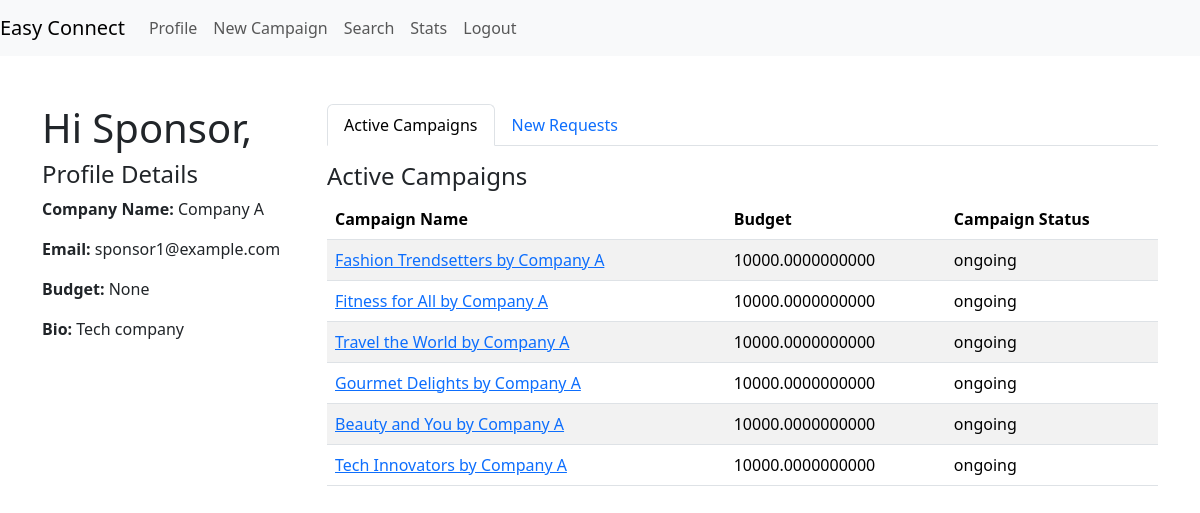
The app's page /sponsor_dashboard (signed in) with its own data.
### models.py (models this page shows)
class Sponsor(db.Model):
    __tablename__ = 'sponsors'
    sponsor_id = db.Column(db.Integer, primary_key=True, autoincrement=True)
    id = db.Column(db.Integer, db.ForeignKey('user.id'), nullable=False)
    company_name = db.Column(db.String(64))
    industry = db.Column(db.String(32))
    budget = db.Column(db.Float(10, 2))
    bio = db.Column(db.String(256))
    user = db.relationship('User', backref=db.backref('sponsors', lazy=True))

class User(db.Model):
    __tablename__ = 'user'
    id = db.Column(db.Integer, primary_key=True, autoincrement=True)
    role_id = db.Column(db.Integer, db.ForeignKey('user_role.role_id'), nullable=False)
    username = db.Column(db.String(32), nullable=False, unique=True)
    email_id = db.Column(db.String(64), unique=True, nullable=False)
    password = db.Column(db.String(64), nullable=False)
    is_flagged = db.Column(db.Boolean ,default=False)
    role = db.relationship('UserRole', backref=db.backref('users', lazy=True))

class Campaign(db.Model):
    __tablename__ = 'campaign'
    campaign_id = db.Column(db.Integer, primary_key=True, autoincrement=True)
    sponsor_id = db.Column(db.Integer, db.ForeignKey('sponsors.sponsor_id'), nullable=False)
    name = db.Column(db.String(32),unique=True, nullable=False)
    description = db.Column(db.String(128))
    start_date = db.Column(db.Date)
    end_date = db.Column(db.Date)
    budget = db.Column(db.Float(10, 2), nullable=False)
    visibility = db.Column(Enum('private', 'public', name='visibility_types'), default='public', nullable=False)
    goals = db.Column(db.String(128))
    niche = db.Column(db.String(32),nullable=False)
    campaign_status = db.Column(Enum('ongoing', 'flagged', 'deleted', 'completed' ,name='campaign_status_types'), default='ongoing', nullable=False)
    sponsor = db.relationship('Sponsor', backref=db.backref('campaigns', lazy=True))

### routes.py (the view)
@app.route('/sponsor_dashboard')
@auth_rep
@role_required(2)
def sponsor_dashboard():
    user_id = session.get('user_id')
    user = User.query.filter_by(id=user_id).first()
    sponsor = Sponsor.query.filter_by(id=user_id).first_or_404()
    active_campaigns = Campaign.query.filter(Campaign.sponsor_id == sponsor.sponsor_id,
                                             Campaign.campaign_status.in_(['ongoing', 'completed'])).all()
    new_requests = AdRequest.query.filter(AdRequest.created_for==user_id,AdRequest.status.in_(['ongoing', 'completed','pending'])).all()
    return render_template('dashboard_spon.html', sponsor=sponsor, active_campaigns=active_campaigns, new_requests=new_requests, user=user)

### routes.py (called while the page is built)
def auth_rep(func):
    @wraps(func)
    def inner(*args,**kwargs):
        if 'user_id' in session:
            user = User.query.get(session['user_id'])
            if user.is_flagged:
                flash('Your account is flagged and cannot perform this action.', 'error')
                return redirect(url_for('login'))
            return func(*args,**kwargs)
        else:
            flash('You are not logged in,Please login to proceed','error')
            return redirect(url_for('login'))
    return inner

def role_required(role_id):
    def decorator(f):
        @wraps(f)
        def decorated_function(*args, **kwargs):
            if session.get('role_id') != role_id:
                flash('Access denied.', 'danger')
                redirect(request.referrer or url_for('login'))
            return f(*args, **kwargs)
        return decorated_function
    return decorator

### templates/dashboard_spon.html (shortened to what this page needs)
{% extends 'layout.html' %}
{% block content %}
<div class="row">
    <div class="col-md-3 profile-details">
        <h1>Hi Sponsor,</h1>
        <h4>Profile Details</h4>
        <p><strong>Company Name:</strong> {{ sponsor.company_name }}</p>
        <p><strong>Email:</strong> {{ user.email_id }}</p>
        <p><strong>Budget:</strong> {{ sponsor.budget }}</p>
        <p><strong>Bio:</strong> {{ sponsor.bio }}</p>
    </div>
    <div class="col-md-9">
        <ul class="nav nav-tabs" id="myTab" role="tablist">
            <li class="nav-item" role="presentation">
                <a class="nav-link active" id="active-campaigns-tab" data-bs-toggle="tab" href="#activeCampaigns" role="tab" aria-controls="activeCampaigns" aria-selected="true">Active Campaigns</a>
            </li>
            <li class="nav-item" role="presentation">
                <a class="nav-link" id="new-requests-tab" data-bs-toggle="tab" href="#newRequests" role="tab" aria-controls="newRequests" aria-selected="false">New Requests</a>
            </li>
        </ul>
        <div class="tab-content mt-3" id="myTabContent">
            <div class="tab-pane fade show active" id="activeCampaigns" role="tabpanel" aria-labelledby="active-campaigns-tab">
                <h4>Active Campaigns</h4>
                <table class="table table-striped">
                    <thead>
                        <tr>
                            <th>Campaign Name</th>
                            <th>Budget</th>
                            <th>Campaign Status</th>
                        </tr>
                    </thead>
                    <tbody>
                        {% for campaign in active_campaigns %}
                        <tr>
                            <td><a href="{{ url_for('campaign_details', campaign_id=campaign.campaign_id) }}">{{ campaign.name }}</a></td>
                            <td>{{ campaign.budget }}</td>
                            <td>{{ campaign.campaign_status }}</td>
                        </tr>
                        {% endfor %}
                    </tbody>
                </table>
            </div>
        </div>
    </div>
</div>
{% endblock %}

### records on screen
Sponsor: company_name "Company A", budget "None", bio "Tech company"
User: email_id "sponsor1@example.com"
Campaign: name "Fashion Trendsetters by Company A", budget "10000.0000000000", campaign_status "ongoing"
Campaign: name "Fitness for All by Company A", budget "10000.0000000000", campaign_status "ongoing"
Campaign: name "Travel the World by Company A", budget "10000.0000000000", campaign_status "ongoing"
Campaign: name "Gourmet Delights by Company A", budget "10000.0000000000", campaign_status "ongoing"
Campaign: name "Beauty and You by Company A", budget "10000.0000000000", campaign_status "ongoing"
Campaign: name "Tech Innovators by Company A", budget "10000.0000000000", campaign_status "ongoing"
